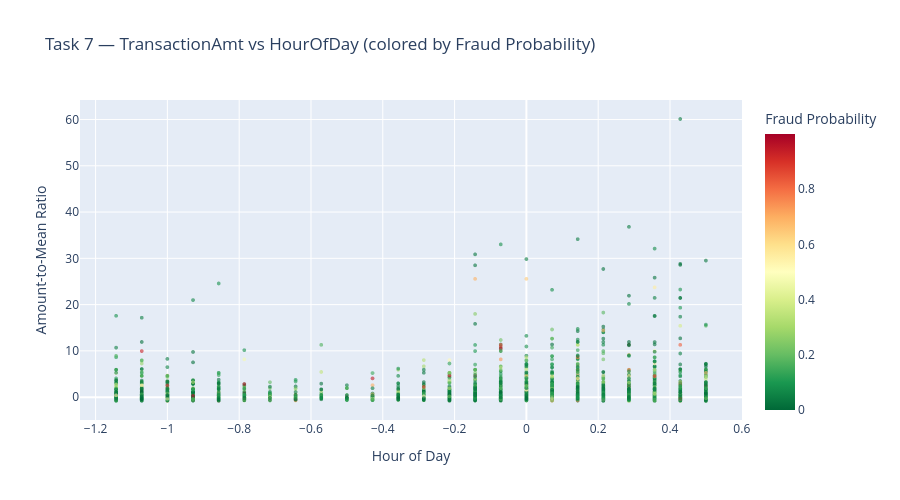

The notebook cell this image was saved under:
### Markdown cell above
---
# Task 7 — Visualisations

All required charts are generated and saved to the `charts/` folder.

### Code cell
#  Interactive Plotly scatter: Amount vs HourOfDay (coloured by fraud prob) ──
sample = df_test.sample(n=5000, random_state=RANDOM_STATE)

fig = px.scatter(
    sample,
    x="HourOfDay",
    y="AmtToMeanRatio",
    color="fraud_prob",
    color_continuous_scale="RdYlGn_r",
    labels={"fraud_prob":"Fraud Probability",
            "AmtToMeanRatio":"Amount-to-Mean Ratio",
            "HourOfDay":"Hour of Day"},
    title="Task 7 — TransactionAmt vs HourOfDay (colored by Fraud Probability)",
    opacity=0.6,
    height=500,
)
fig.update_traces(marker=dict(size=4))
fig.show()

### Figure 1 — Plotly figure (JSON) as saved in the notebook; plotly's stock layout.template omitted (floating-point values rounded to 4 significant figures; data arrays with more than 128 entries replaced by an {"elided": "..."} marker saying what was removed)
{"data": [{"hovertemplate": "Hour of Day=%{x}<br>Amount-to-Mean Ratio=%{y}<br>Fraud Probability=%{marker.color}<extra></extra>", "legendgroup": "", "marker": {"color": {"elided": "5000 float values"}, "coloraxis": "coloraxis", "opacity": 0.6, "size": 4, "symbol": "circle"}, "mode": "markers", "name": "", "showlegend": false, "type": "scattergl", "x": {"elided": "5000 float values"}, "xaxis": "x", "y": {"elided": "5000 float values"}, "yaxis": "y"}], "layout": {"coloraxis": {"colorbar": {"title": {"text": "Fraud Probability"}}, "colorscale": [[0, "rgb(0,104,55)"], [0.1, "rgb(26,152,80)"], [0.2, "rgb(102,189,99)"], [0.3, "rgb(166,217,106)"], [0.4, "rgb(217,239,139)"], [0.5, "rgb(255,255,191)"], [0.6, "rgb(254,224,139)"], [0.7, "rgb(253,174,97)"], [0.8, "rgb(244,109,67)"], [0.9, "rgb(215,48,39)"], [1, "rgb(165,0,38)"]]}, "height": 500, "legend": {"tracegroupgap": 0}, "title": {"text": "Task 7 — TransactionAmt vs HourOfDay (colored by Fraud Probability)"}, "xaxis": {"anchor": "y", "domain": [0, 1], "title": {"text": "Hour of Day"}}, "yaxis": {"anchor": "x", "domain": [0, 1], "title": {"text": "Amount-to-Mean Ratio"}}}}
